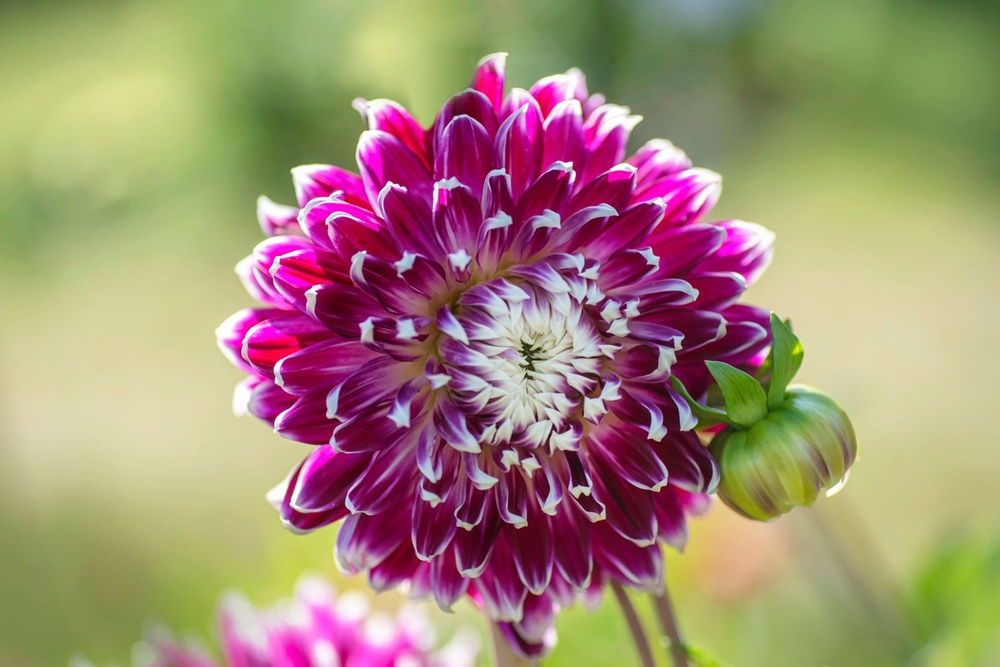
#> input picture Images/flower.jpg, 1000 x 667 px, shrunk from 1500 x 1001 before the run, found by its file name
$ jupyter execute '2. Noisy Image.ipynb'
#> lines starting #> are read from the running program, lines starting #| are printed output that depends on the picture; long printed decimals are rounded
### Question :

- Take an image. Add noise to it. You may add Gaussian noise for three different noise intensities. Display the noisy images.
- Take an image. Blur it. You may use Gaussian blur, motion blur and defocus blur. Display the blurred images.
- For the above two cases, measure the following parameters between the original image and its noisy/blurred versions.
   - PSNR (Peak Signal to Noise Ratio)
   - SSIM( Structural Similarity Index Measure)
   - LPIPS( Learned Perceptual Image Patch Similarity).

`Load the image`

[cell 1]
import cv2
import numpy as np
import matplotlib.pyplot as plt
from math import log10, sqrt
from skimage import metrics
import torch, torchvision
from torchmetrics.image.lpip import LearnedPerceptualImagePatchSimilarity

[cell 2]
img = cv2.imread('Images/flower.jpg')
#> img is the input picture: shape (667, 1000, 3); mean B, G, R 116.9, 140, 162.4
img = cv2.cvtColor(img, cv2.COLOR_BGR2RGB)
plt.imshow(img)
plt.axis('off')

`Gaussian Noise`

[cell 3]
mean1, std_dev1 = 0, 180
noise1 = np.random.normal(mean1, std_dev1, img.shape)
noisy_img1 = img + noise1
noisy_img1 = np.clip(noisy_img1, 0, 255)
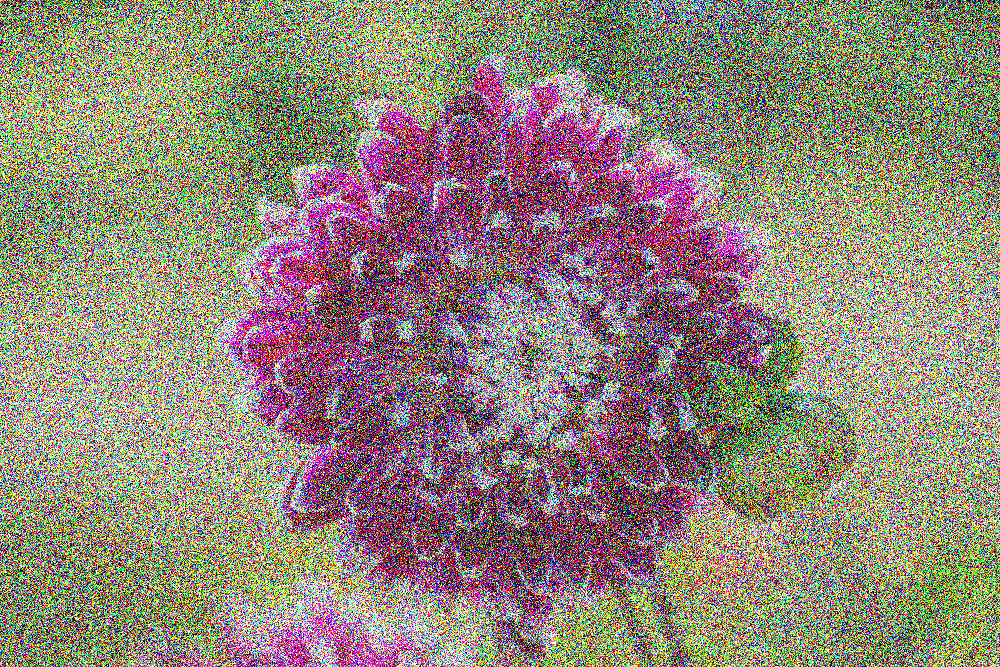
#> noisy_img1: shape (667, 1000, 3) float64; mean R, G, B 145.1, 134.3, 122.1
noisy_img1 = noisy_img1.astype(np.uint8)

plt.figure()
plt.imshow(noisy_img1)
plt.title('Noisy Image 1')
plt.axis('off')

[cell 4]
mean2, std_dev2 = 45, 90
noise2 = np.random.normal(mean2, std_dev2, img.shape)
noisy_img2 = img + noise2
noisy_img2 = np.clip(noisy_img2, 0, 255)
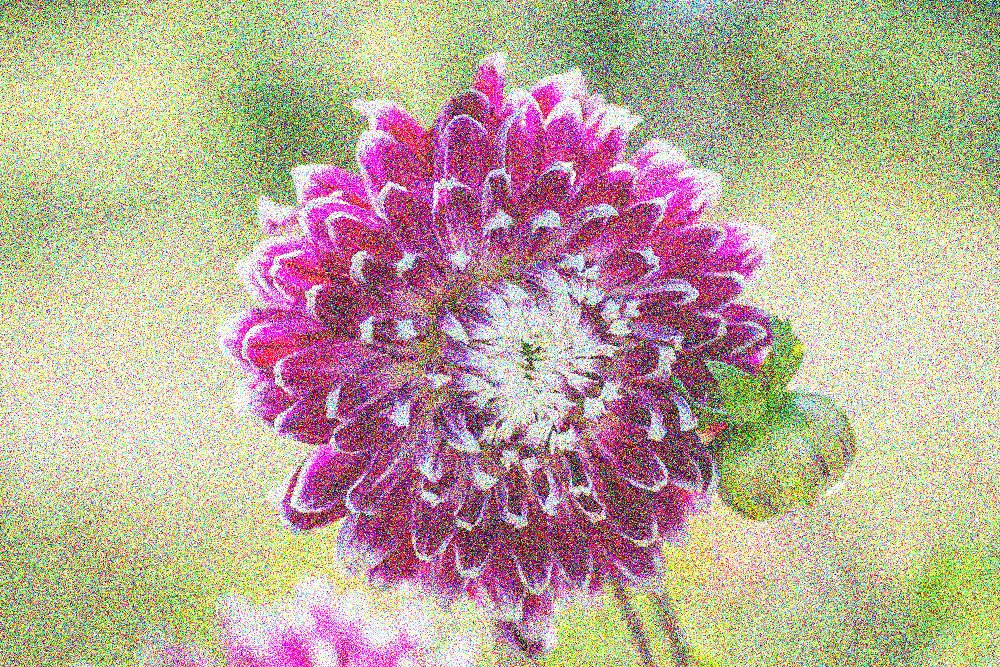
#> noisy_img2: shape (667, 1000, 3) float64; mean R, G, B 187.2, 170, 153.7
noisy_img2 = noisy_img2.astype(np.uint8)

plt.figure()
plt.imshow(noisy_img2)
plt.title('Noisy Image 2')
plt.axis('off')

[cell 5]
mean3, std_dev3 = 64, 198
noise3 = np.random.normal(mean3, std_dev3, img.shape)
noisy_img3 = img + noise3
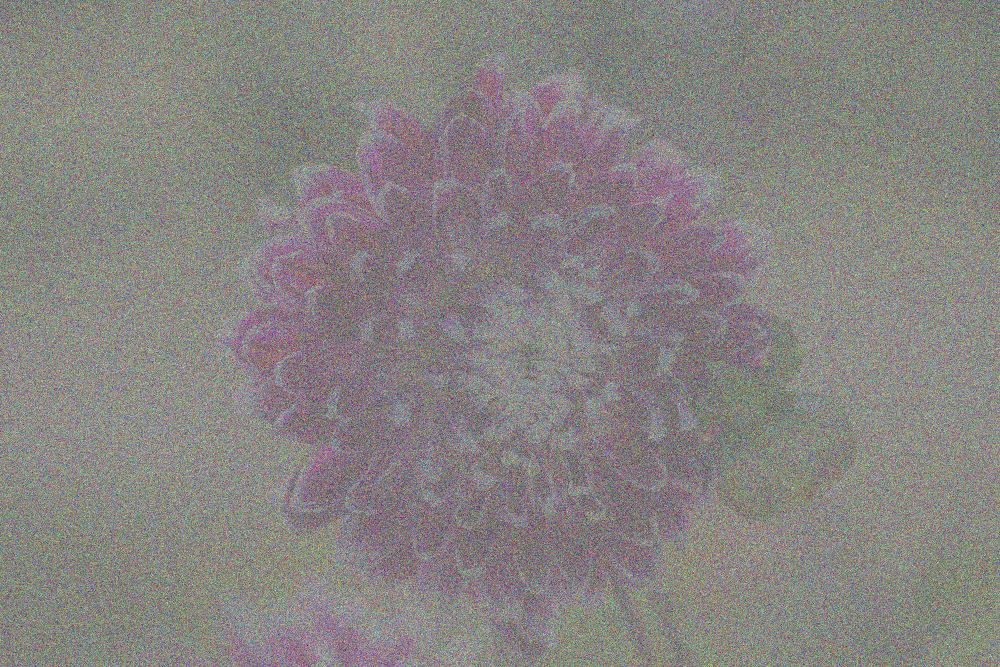
#> noisy_img3: shape (667, 1000, 3) float64; mean R, G, B 226, 204.1, 181.1; drawn with min black and max white
noisy_img3 = np.clip(noisy_img3, 0, 255)
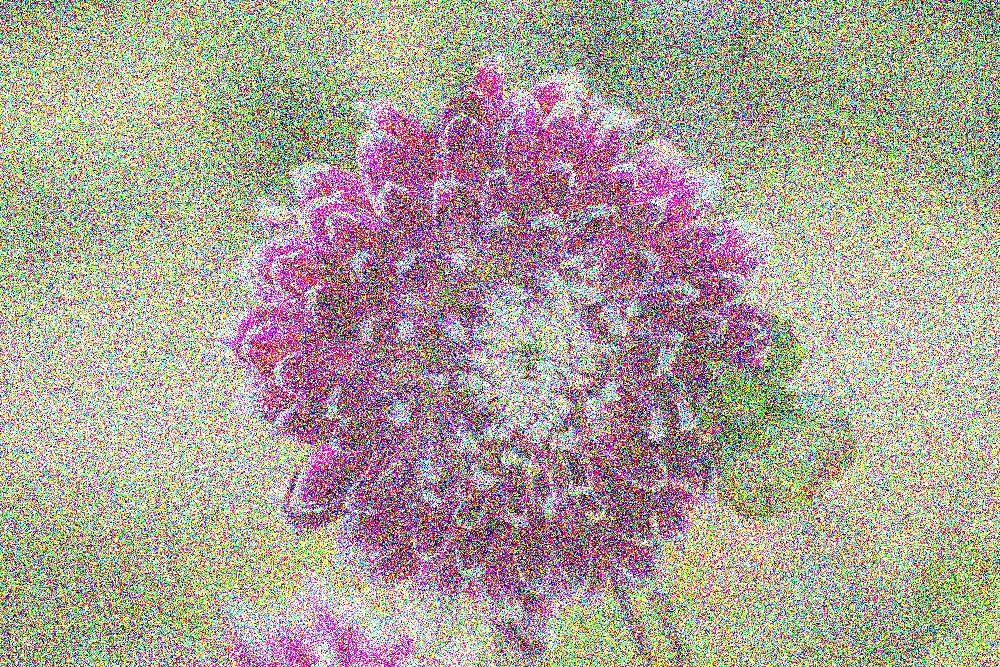
#> noisy_img3: shape (667, 1000, 3) float64; mean R, G, B 172.2, 162.1, 152.2
noisy_img3 = noisy_img3.astype(np.uint8)

plt.figure()
plt.imshow(noisy_img3)
plt.title('Noisy Image 3')
plt.axis('off')

`Gaussian Blur`

[cell 6]
blurred_img = cv2.GaussianBlur(img, (3, 3), 0)
plt.figure()
plt.imshow(blurred_img)
plt.title('Gaussian Blur Image')
plt.axis('off')

`Motion Blur`

[cell 7]
# motion blur horizontal
size = 90
kernel_motion_blur = np.zeros((size, size))
kernel_motion_blur[int((size-1)/2), :] = np.ones(size)
kernel_motion_blur = kernel_motion_blur / size
h_motion_blur = cv2.filter2D(img, -1, kernel_motion_blur)
plt.imshow(h_motion_blur)
plt.title('Motion Blur Image - Horizontal')
plt.axis('off')

[cell 8]
# motion blur vertical
size = 90
kernel_motion_blur = np.zeros((size, size))
kernel_motion_blur[:, int((size-1)/2)] = np.ones(size)
kernel_motion_blur = kernel_motion_blur / size
v_motion_blur = cv2.filter2D(img, -1, kernel_motion_blur)
plt.imshow(v_motion_blur)
plt.title('Motion Blur Image - Vertical')
plt.axis('off')

`Defocus Blur`

[cell 9]
defocus_blur = cv2.blur(img, (15, 15))
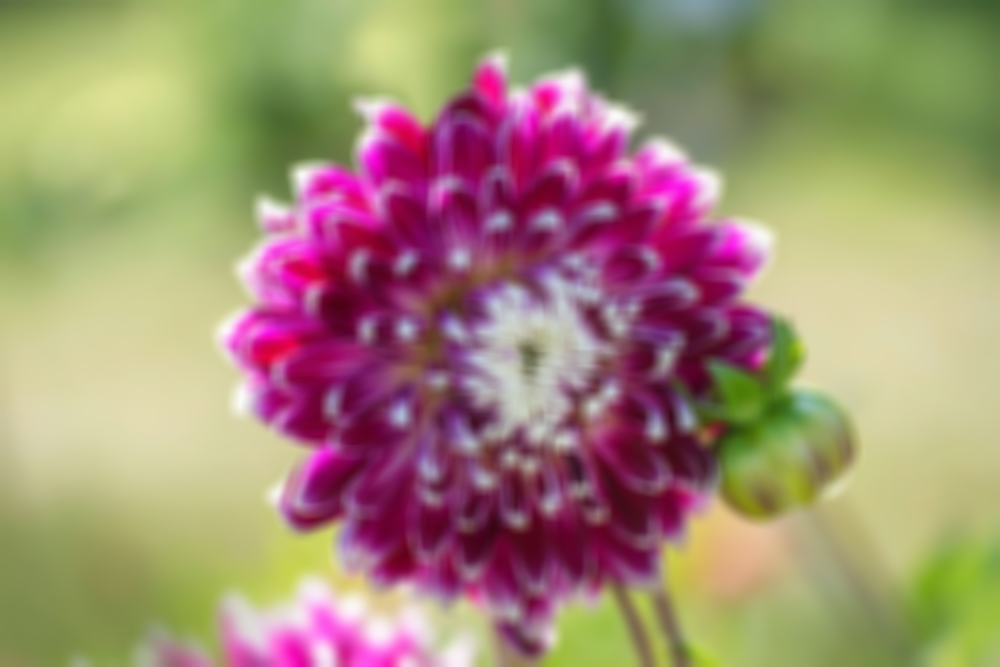
#> defocus_blur: shape (667, 1000, 3); mean R, G, B 162.4, 140, 116.9
plt.imshow(defocus_blur)
plt.title('Defocus Blur Image')
plt.axis('off')

`PSNR`

Peak Signal-to-noise ratio : \
Ratio between maximum possible power of an image and the power of the corrupting noise which affects the quality of the image

[cell 10]
def PSNR(original, distorted):
    mse = np.mean((original - distorted)**2)
#> mse = 104.6
    if mse == 0: # no noise
        return 100
    max_pixel = 255.0
    psnr = 20 * log10(max_pixel / sqrt(mse))
#> psnr = 27.93
    return psnr

[cell 11]
print('PSNR of Noisy Image 1:', PSNR(img, noisy_img1), 'dB')
#| PSNR of Noisy Image 1: 27.935 dB
print('PSNR of Noisy Image 2:', PSNR(img, noisy_img2), 'dB')
#| PSNR of Noisy Image 2: 27.899 dB
print('PSNR of Noisy Image 3:', PSNR(img, noisy_img3), 'dB')
#| PSNR of Noisy Image 3: 27.925 dB

print('PSNR of Gaussian Blur Image:', PSNR(img, blurred_img), 'dB')
#| PSNR of Gaussian Blur Image: 39.668 dB
print('PSNR of Motion Blur Image - Horizontal:', PSNR(img, h_motion_blur), 'dB')
#| PSNR of Motion Blur Image - Horizontal: 30.500 dB
print('PSNR of Motion Blur Image - Vertical:', PSNR(img, v_motion_blur), 'dB')
#| PSNR of Motion Blur Image - Vertical: 30.413 dB
print('PSNR of Defocus Blur Image:', PSNR(img, defocus_blur), 'dB')
#| PSNR of Defocus Blur Image: 32.666 dB

`SSIM : Structural Similarity Index`

Asseses Structural Similarity between two images. Considers luminance, contrast and structure. Gives a score between -1 (dissimilar) and 1 (identical)

[cell 12]
def SSIM(original, distorted):
    img1_gray = cv2.cvtColor(original, cv2.COLOR_BGR2GRAY)
    img2_gray = cv2.cvtColor(distorted, cv2.COLOR_BGR2GRAY)
    ssim = metrics.structural_similarity(img1_gray, img2_gray, full = True)
    return round(ssim[0], 2)

[cell 13]
print('SSIM of Noisy Image 1:', SSIM(img, noisy_img1), 'dB')
#| SSIM of Noisy Image 1: 0.05 dB
print('SSIM of Noisy Image 2:', SSIM(img, noisy_img2), 'dB')
#| SSIM of Noisy Image 2: 0.11 dB
print('SSIM of Noisy Image 3:', SSIM(img, noisy_img3), 'dB')
#> in SSIM (call 3), `img2_gray = cv2.cvtColor(distorted, cv2.COLOR_BGR2GRAY)`:
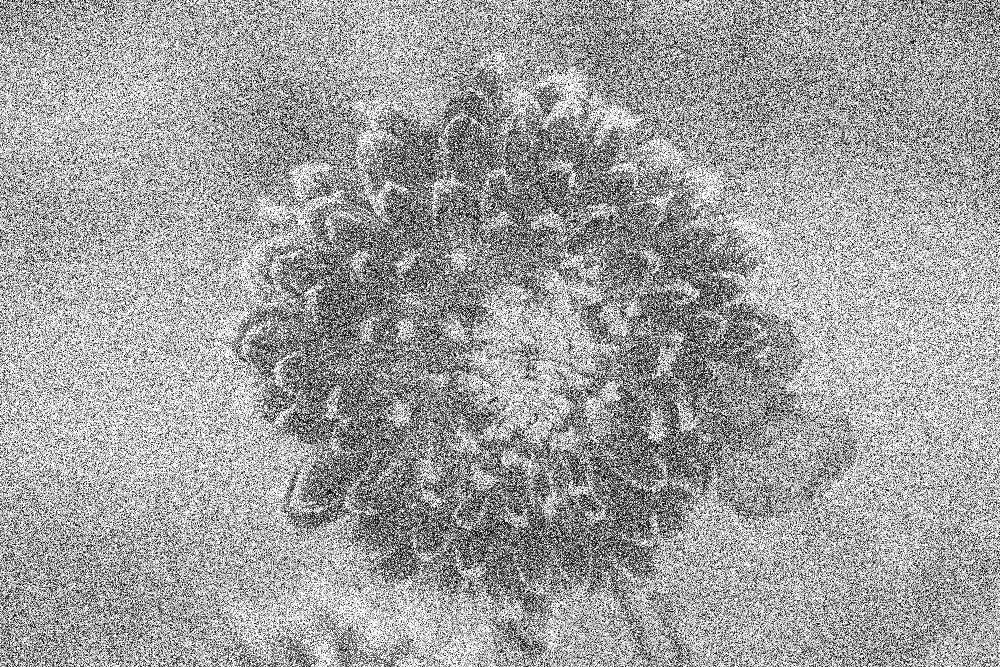
#> img2_gray: shape (667, 1000); min 0, max 255, mean 160.1
#| SSIM of Noisy Image 3: 0.05 dB

print('SSIM of Gaussian Blur Image:', SSIM(img, blurred_img), 'dB')
#| SSIM of Gaussian Blur Image: 0.99 dB
print('SSIM of Motion Blur Image - Horizontal:', SSIM(img, h_motion_blur), 'dB')
#| SSIM of Motion Blur Image - Horizontal: 0.7 dB
print('SSIM of Motion Blur Image - Vertical:', SSIM(img, v_motion_blur), 'dB')
#| SSIM of Motion Blur Image - Vertical: 0.71 dB
print('SSIM of Defocus Blur Image:', SSIM(img, defocus_blur), 'dB')
#> in SSIM (call 7), `img2_gray = cv2.cvtColor(distorted, cv2.COLOR_BGR2GRAY)`:
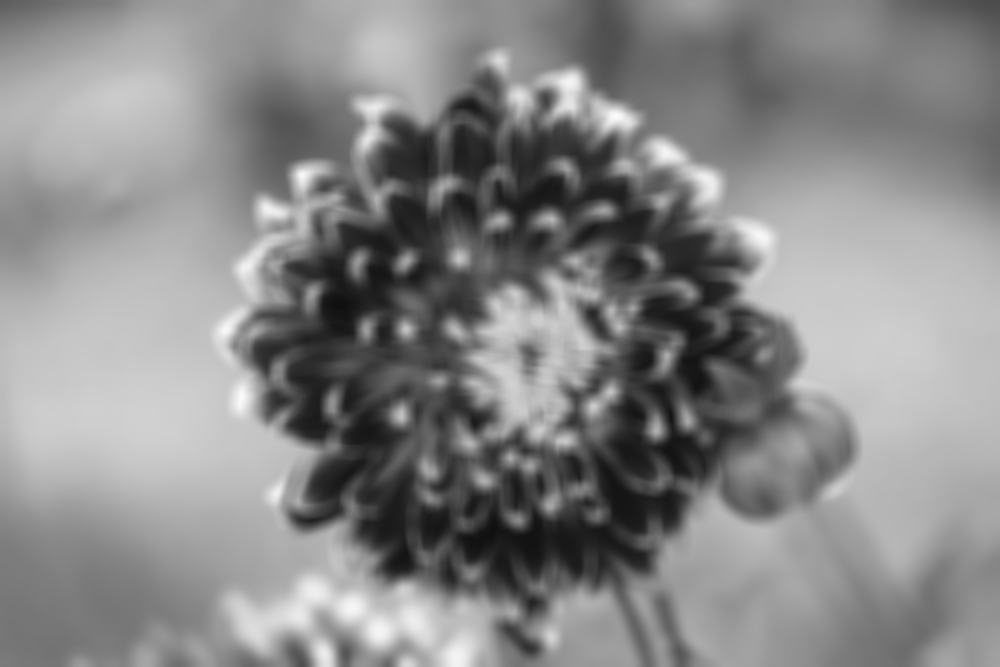
#> img2_gray: shape (667, 1000); min 15, max 250, mean 135.7
#| SSIM of Defocus Blur Image: 0.79 dB

` LPIPS : Learned Perpetual Image Patch Similarity`

Computes the similarity between the activations of two image patched for some pre-defined network.

[cell 14]
def LPIPS(original, distorted):
    img1 = torch.from_numpy(np.array(original)).float()
    img2 = torch.from_numpy(np.array(distorted)).float()
    img1 = img1.unsqueeze(0).permute(0,3,1,2).float()/127.5 -1
    img2 = img2.unsqueeze(0).permute(0,3,1,2).float()/127.5 -1
    lpips = LearnedPerceptualImagePatchSimilarity(net_type='squeeze')
    return lpips(img1,img2).item()

[cell 15]
print('LPIPS of Noisy Image 1:', LPIPS(img, noisy_img1), 'dB')
#> (the call stopped at in LPIPS, `img1 = torch.from_numpy(np.array(original)).float()`: torch is not available in this run)
print('LPIPS of Noisy Image 2:', LPIPS(img, noisy_img2), 'dB')
#> (the call stopped at in LPIPS, `img1 = torch.from_numpy(np.array(original)).float()`: torch is not available in this run)
print('LPIPS of Noisy Image 3:', LPIPS(img, noisy_img3), 'dB')
#> (the call stopped at in LPIPS, `img1 = torch.from_numpy(np.array(original)).float()`: torch is not available in this run)

print('LPIPS of Gaussian Blur Image:', LPIPS(img, blurred_img), 'dB')
#> (the call stopped at in LPIPS, `img1 = torch.from_numpy(np.array(original)).float()`: torch is not available in this run)
print('LPIPS of Motion Blur Image - Horizontal:', LPIPS(img, h_motion_blur), 'dB')
#> (the call stopped at in LPIPS, `img1 = torch.from_numpy(np.array(original)).float()`: torch is not available in this run)
print('LPIPS of Motion Blur Image - Vertical:', LPIPS(img, v_motion_blur), 'dB')
#> (the call stopped at in LPIPS, `img1 = torch.from_numpy(np.array(original)).float()`: torch is not available in this run)
print('LPIPS of Defocus Blur Image:', LPIPS(img, defocus_blur), 'dB')
#> (the call stopped at in LPIPS, `img1 = torch.from_numpy(np.array(original)).float()`: torch is not available in this run)
